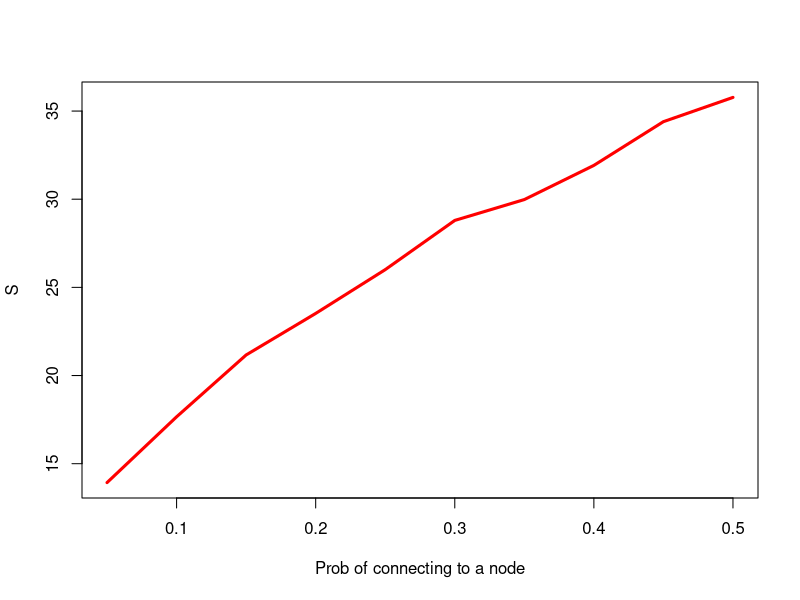
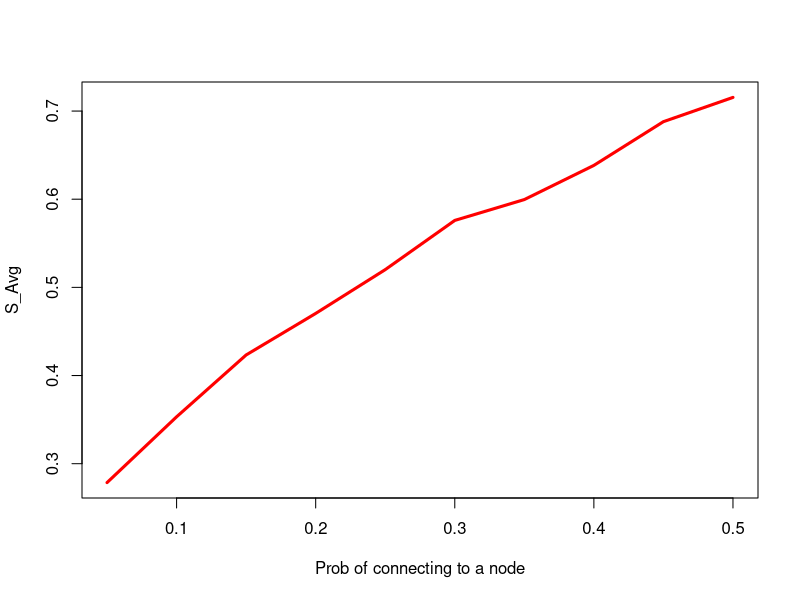

Source code (R) for these figures, in order:
#Risk Scaling
#Simulation of Effect of Increased Connectivity
#Random Graphs
library(igraph)
n=50; k=100; pvec=seq(0.05,0.50,0.05);
svec=NULL; sbarvec=NULL
for (p in pvec){
  s_temp =NULL
  sbar_temp =NULL
  for ( j in 1:k) {
    g = erdos.renyi.game(n,p,directed=TRUE);
    A= get.adjacency(g)
    diag(A) = 1
    c = as.matrix(round(runif(n,0,2) ,0))
    syscore = as.numeric(sqrt(t(c) %*%A%*%c))
    sbarscore = syscore/n
    s_temp = c(s_temp,syscore)
    sbar_temp = c(sbar_temp,sbarscore)
  }
  svec = c(svec,mean(s_temp))
  sbarvec = c(sbarvec ,mean(sbar_temp))
}

plot(pvec,svec,type="l",
     xlab="Prob of connecting to a node",
     ylab="S",lwd=3,col="red")
plot(pvec,sbarvec,type="l",
     xlab="Prob of connecting to a node",
     ylab="S_Avg",lwd=3,col="red")